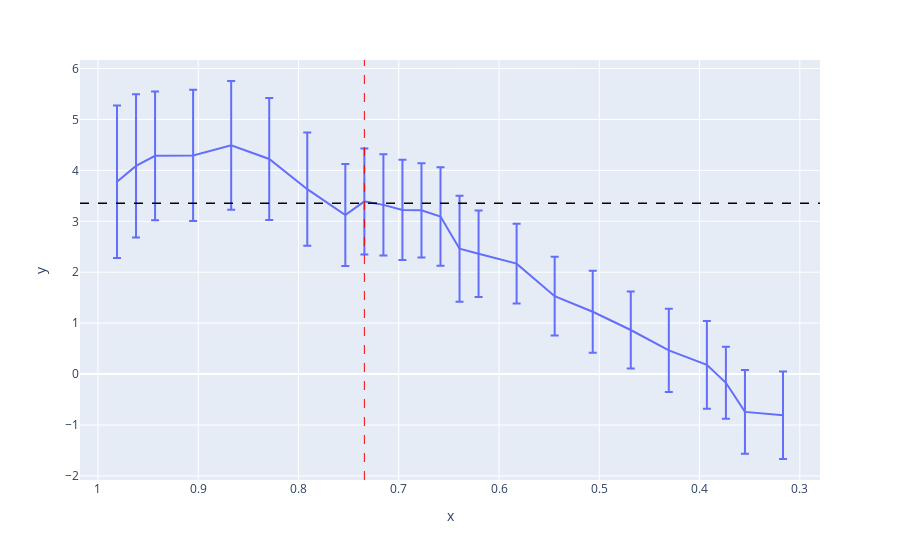

The notebook cell this image was saved under:
### Markdown cell above
We achieve a ~33% reduction in parameters while preserving the same baseline performance, as well as keeping the general structure of the model (i.e. we don't mask specific weights).

### Code cell
fig = px.line(x = p_parameters, y=logit_diffs_hf.cpu().numpy(), error_y=std_logit_diffs_hf.cpu().numpy())
fig.add_vline(x=p_parameters[cutoff], line_width=1., line_dash="dash", line_color="red")
fig.add_hline(y=logit_diff_hf.item(), line_width=1.5, line_dash="dash", line_color="black")
fig.update_xaxes(autorange="reversed")
fig.show()

### Figure 1 — Plotly figure (JSON) as saved in the notebook; plotly's stock layout.template omitted (floating-point values rounded to 4 significant figures)
{"data": [{"error_y": {"array": [1.496, 1.405, 1.265, 1.289, 1.265, 1.197, 1.113, 1.001, 1.041, 0.9963, 0.985, 0.926, 0.967, 1.043, 0.8485, 0.784, 0.7729, 0.8058, 0.7542, 0.8184, 0.8624, 0.7053, 0.8213, 0.8588]}, "hovertemplate": "x=%{x}<br>y=%{y}<extra></extra>", "legendgroup": "", "line": {"color": "#636efa", "dash": "solid"}, "marker": {"symbol": "circle"}, "mode": "lines", "name": "", "orientation": "v", "showlegend": false, "type": "scatter", "x": [0.981, 0.962, 0.943, 0.9051, 0.8671, 0.8292, 0.7912, 0.7533, 0.7343, 0.7153, 0.6963, 0.6774, 0.6584, 0.6394, 0.6204, 0.5825, 0.5445, 0.5066, 0.4686, 0.4307, 0.3927, 0.3737, 0.3547, 0.3168], "xaxis": "x", "y": [3.778, 4.089, 4.286, 4.292, 4.49, 4.224, 3.631, 3.123, 3.391, 3.323, 3.223, 3.215, 3.092, 2.461, 2.361, 2.169, 1.529, 1.223, 0.8651, 0.4648, 0.1806, -0.1713, -0.7434, -0.8093], "yaxis": "y"}], "layout": {"legend": {"tracegroupgap": 0}, "margin": {"t": 60}, "shapes": [{"line": {"color": "red", "dash": "dash", "width": 1}, "type": "line", "x0": 0.7343, "x1": 0.7343, "xref": "x", "y0": 0, "y1": 1, "yref": "y domain"}, {"line": {"color": "black", "dash": "dash", "width": 1.5}, "type": "line", "x0": 0, "x1": 1, "xref": "x domain", "y0": 3.356, "y1": 3.356, "yref": "y"}], "xaxis": {"anchor": "y", "autorange": "reversed", "domain": [0, 1], "title": {"text": "x"}}, "yaxis": {"anchor": "x", "domain": [0, 1], "title": {"text": "y"}}}}
